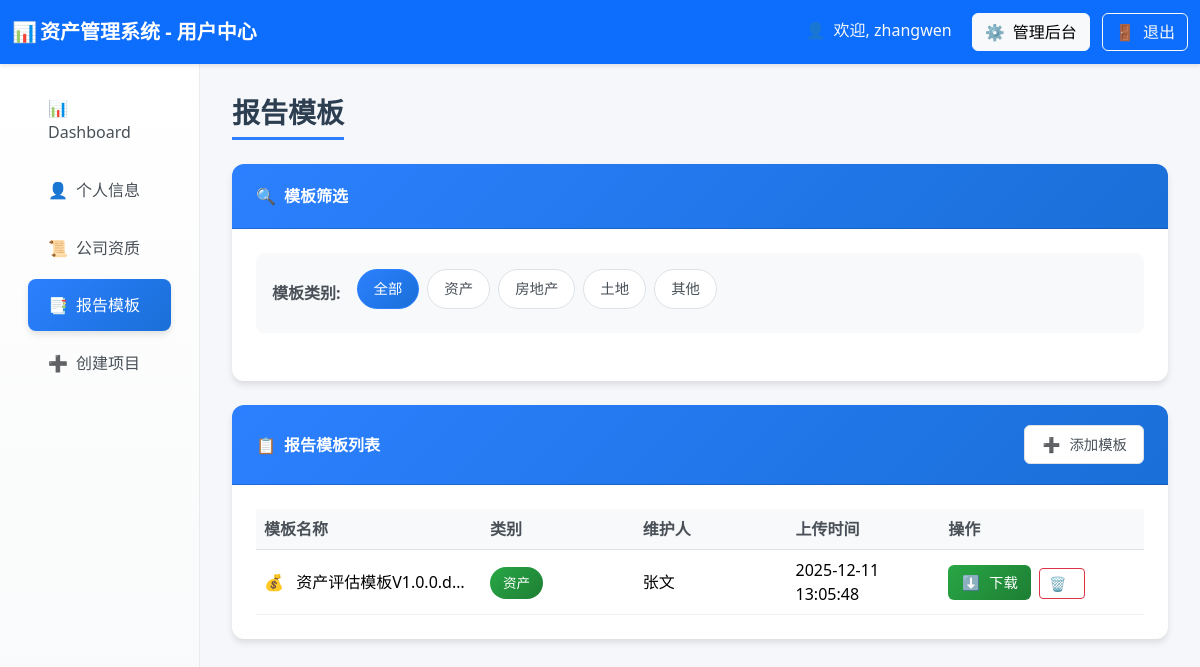
The page /report_templates (signed in) on the database its author committed.
### tables this page shows
CREATE TABLE report_templates (
            id INTEGER PRIMARY KEY AUTOINCREMENT,
            category TEXT NOT NULL,                -- 类别: asset, real_estate, land, other
            owner TEXT,                            -- 维护人
            file_path TEXT NOT NULL,               -- 文件路径
            file_name TEXT NOT NULL,               -- 原文件名（同时作为模板名称）
            uploader_username TEXT NOT NULL,       -- 上传者用户名
            uploader_realname TEXT NOT NULL,       -- 上传者真实姓名
            upload_time TEXT DEFAULT CURRENT_TIMESTAMP,  -- 上传时间
            file_size INTEGER,                     -- 文件大小（字节）
            status TEXT DEFAULT 'active'           -- 状态: active, inactive
        );

### routes/user_routes.py (the view)
@router.get("/report_templates", response_class=HTMLResponse)
async def report_templates(
    request: Request,
    category: str = None,
    user: dict = Depends(login_required),
    db: sqlite3.Connection = Depends(get_db)
):
    try:
        templates_list = await user_service.get_report_templates(category, db)
        all_users = await user_service.get_all_users_for_qualifications(db)
        print(all_users)
        return templates.TemplateResponse("report_templates.html", {
            "request": request,
            "user": user,
            "all_users": all_users,
            "templates": templates_list,
            "current_category": category or "all"
        })
    except Exception as e:
        print(e)
        return templates.TemplateResponse("report_templates.html", {
            "request": request,
            "user": user,
            "all_users": [],
            "templates": [],
            "current_category": category or "all",
            "error": str(e)
        })

### templates/report_templates.html (shortened to what this page needs)
<!DOCTYPE html>
<html lang="zh-CN">
<head>
    <link href="https://cdn.jsdelivr.net/npm/bootstrap@5.3.2/dist/css/bootstrap.min.css" rel="stylesheet">
    <link rel="stylesheet"
        href="https://cdnjs.cloudflare.com/ajax/libs/bootstrap-icons/1.11.0/font/bootstrap-icons.min.css">
</head>
<body>
    <nav class="navbar navbar-dark bg-primary">
        <div class="container-fluid">
            <span class="navbar-brand mb-0 h1 fw-bold">
                <span class="fallback-icon">📊</span>资产管理系统 - 用户中心
            </span>
            <div>
                <span class="text-light me-3">
                    <span class="fallback-icon">👤</span>欢迎, {{ user.username }}
                </span>
                {% if user.user_type == 'admin' %}
                <a href="/admin_projects" class="btn btn-light me-2">
                    <span class="fallback-icon">⚙️</span>管理后台
                </a>
                {% endif %}
                <a href="/logout" class="btn btn-outline-light">
                    <span class="fallback-icon">🚪</span>退出
                </a>
            </div>
        </div>
    </nav>
    <div class="container-fluid">
        <div class="row">
            <div class="col-md-3 col-lg-2 sidebar">
                <nav class="nav flex-column p-3">
                    <a class="nav-link" href="/user_dashboard">
                        <span class="fallback-icon">📊</span>Dashboard
                    </a>
                    <a class="nav-link" href="/user_profile">
                        <span class="fallback-icon">👤</span>个人信息
                    </a>
                    <a class="nav-link" href="/company_qualifications">
                        <span class="fallback-icon">📜</span>公司资质
                    </a>
                    <a class="nav-link active" href="/report_templates">
                        <span class="fallback-icon">📑</span>报告模板
                    </a>
                    <a class="nav-link" href="/create_project">
                        <span class="fallback-icon">➕</span>创建项目
                    </a>
                </nav>
            </div>
            <div class="col-md-9 col-lg-10 main-content">
                <h3 class="page-title">报告模板</h3>
                <div class="card">
                    <div class="card-header">
                        <span><span class="fallback-icon">🔍</span>模板筛选</span>
                    </div>
                    <div class="card-body">
                        <div class="filter-section">
                            <div class="d-flex flex-wrap align-items-center">
                                <span class="filter-label">模板类别:</span>
                                <span class="filter-badge active" data-category="all">全部</span>
                                <span class="filter-badge" data-category="asset">资产</span>
                                <span class="filter-badge" data-category="real_estate">房地产</span>
                                <span class="filter-badge" data-category="land">土地</span>
                                <span class="filter-badge" data-category="other">其他</span>
                            </div>
                        </div>
                    </div>
                </div>
                <div class="card">
                    <div class="card-header d-flex justify-content-between align-items-center">
                        <span><span class="fallback-icon">📋</span>报告模板列表</span>
                        {% if user.user_type == 'admin' %}
                        <button class="add-btn" onclick="showAddModal()">
                            <span class="fallback-icon">➕</span>添加模板
                        </button>
                        {% endif %}
                    </div>
                    <div class="card-body">
                        <div class="table-responsive">
                            <table class="table table-hover">
                                <thead>
                                    <tr>
                                        <th width="20%">模板名称</th>
                                        <th width="15%">类别</th>
                                        <th width="15%">维护人</th>
                                        <th width="15%">上传时间</th>
                                        <th width="20%">操作</th>
                                    </tr>
                                </thead>
                                <tbody id="templatesTable">
                                    {% for template in templates %}
                                    <tr data-category="{{ template.category }}">
                                        <td class="filename-cell">
                                            <span class="fallback-icon">
                                                {% if template.category == 'asset' %}💰
                                                {% elif template.category == 'real_estate' %}🏠
                                                {% elif template.category == 'land' %}🌱
                                                {% else %}📋{% endif %}
                                            </span>
                                            {{ template.file_name }}
                                        </td>
                                        <td>
                                            {% if template.category == 'asset' %}
                                            <span class="badge-category badge-asset">资产</span>
                                            {% elif template.category == 'real_estate' %}
                                            <span class="badge-category badge-real-estate">房地产</span>
                                            {% elif template.category == 'land' %}
                                            <span class="badge-category badge-land">土地</span>
                                            {% else %}
                                            <span class="badge-category badge-other">其他</span>
                                            {% endif %}
                                        </td>
                                        <td>{{ template.owner or '系统' }}</td>
                                        <td>{{ template.upload_time }}</td>
                                        <td>
                                            <a href="/report_templates/download/{{ template.id }}"
                                                class="download-btn" target="_blank">
                                                <span class="fallback-icon">⬇️</span>下载
                                            </a>
                                            {% if user.user_type == 'admin' %}
                                            <button class="btn btn-sm btn-outline-danger ms-1"
                                                onclick="deleteTemplate({{ template.id }}, '{{ template.file_name }}')">
                                                <span class="fallback-icon">🗑️</span>
                                            </button>
                                            {% endif %}
                                        </td>
                                    </tr>
                                    {% endfor %}
                                </tbody>
                            </table>
                        </div>
                    </div>
                </div>
            </div>
        </div>
    </div>
</body>
</html>

### templates/report_templates.html (style rules this page uses)
:root { --primary-color: #2c80ff; --secondary-color: #6c757d; --success-color: #28a745; --warning-color: #ffc107; --info-color: #17a2b8; --light-bg: #f5f7fb; --card-shadow: 0 4px 6px rgba(0, 0, 0, 0.1); --hover-shadow: 0 8px 15px rgba(0, 0, 0, 0.15); }
body { background-color: var(--light-bg); font-family: 'Segoe UI', Tahoma, Geneva, Verdana, sans-serif; }
.navbar { box-shadow: 0 2px 4px rgba(0, 0, 0, 0.1); padding: 0.8rem 0; }
.sidebar { background: linear-gradient(180deg, #ffffff 0%, #f8f9fa 100%); min-height: calc(100vh - 76px); box-shadow: 2px 0 10px rgba(0, 0, 0, 0.08); border-right: 1px solid #e9ecef; padding: 0; }
.nav-link { color: #495057; padding: 0.85rem 1.25rem; border-radius: 0.5rem; margin: 0.2rem 0.75rem; transition: all 0.3s ease; font-weight: 500; border: none; }
.nav-link.active { background: linear-gradient(135deg, var(--primary-color), #1a6fd8); color: white; box-shadow: var(--card-shadow); }
.main-content { padding: 2rem; background-color: var(--light-bg); }
.page-title { color: #2c3e50; font-weight: 700; margin-bottom: 1.5rem; padding-bottom: 0.5rem; border-bottom: 3px solid var(--primary-color); display: inline-block; }
.card { border: none; border-radius: 12px; box-shadow: var(--card-shadow); transition: all 0.3s ease; background: white; margin-bottom: 1.5rem; }
.card-header { background: linear-gradient(135deg, var(--primary-color), #1a6fd8); color: white; border-radius: 12px 12px 0 0 !important; padding: 1.25rem 1.5rem; font-weight: 600; }
.card-body { padding: 1.5rem; }
.filter-section { background: #f8f9fa; border-radius: 8px; padding: 1rem; margin-bottom: 1.5rem; }
.filter-label { font-weight: 600; color: #495057; margin-right: 1rem; }
.filter-badge { background: white; border: 1px solid #dee2e6; color: #495057; padding: 0.5rem 1rem; border-radius: 20px; font-size: 0.9rem; margin-right: 0.5rem; margin-bottom: 0.5rem; cursor: pointer; transition: all 0.3s ease; }
.filter-badge.active { background: linear-gradient(135deg, var(--primary-color), #1a6fd8); color: white; border-color: var(--primary-color); }
.table { margin-bottom: 0; }
.table th { background-color: #f8f9fa; border-top: none; font-weight: 600; color: #495057; }
.table td { vertical-align: middle; border-color: #f1f3f4; }
.download-btn { background: linear-gradient(135deg, var(--success-color), #1e7e34); border: none; border-radius: 6px; padding: 0.4rem 0.8rem; color: white; font-weight: 500; transition: all 0.3s ease; text-decoration: none; display: inline-flex; align-items: center; font-size: 0.9rem; }
.badge-category { padding: 0.4rem 0.8rem; border-radius: 20px; font-size: 0.85rem; font-weight: 500; }
.badge-asset { background: linear-gradient(135deg, #28a745, #1e7e34); color: white; }
.fallback-icon { display: inline-block; width: 20px; text-align: center; margin-right: 8px; }
.add-btn { background: white; border: 1px solid #dee2e6; color: #495057; border-radius: 6px; padding: 0.5rem 1rem; font-weight: 500; transition: all 0.3s ease; text-decoration: none; display: inline-flex; align-items: center; font-size: 0.9rem; }
.filename-cell { max-width: 200px; overflow: hidden; text-overflow: ellipsis; white-space: nowrap; }

### rows shown on the page
report_templates: file_name "资产评估模板V1.0.0.d…", category "资产", owner "张文", upload_time "2025-12-11 13:05:48"

### other values the page prints
{{ user.username }} "zhangwen"
